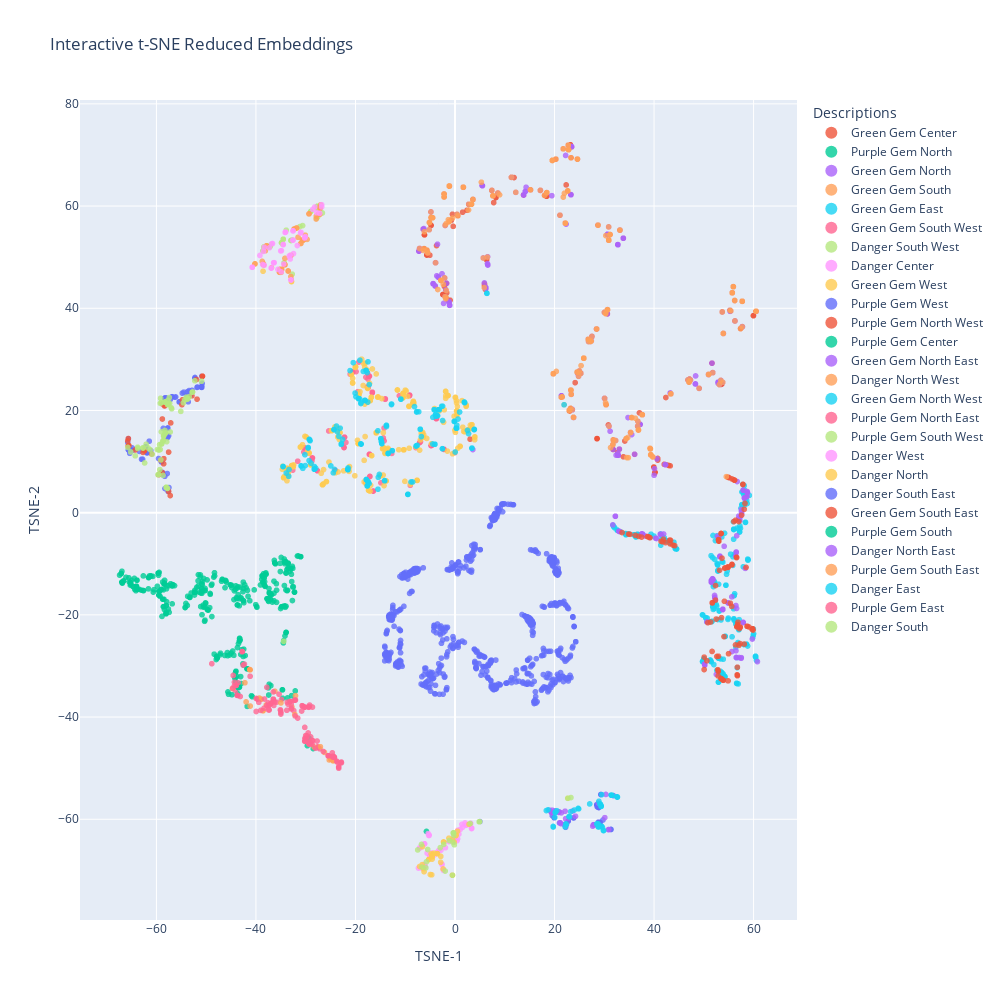

Here is the notebook cell this chart was saved with:
### Code cell
import pandas as pd
import numpy as np
import plotly.express as px
from sklearn.preprocessing import LabelEncoder

# Step 1: Encode labels
label_encoder = LabelEncoder()
encoded_labels = label_encoder.fit_transform(lang)
label_names = label_encoder.inverse_transform(np.unique(encoded_labels))

# Step 2: Prepare DataFrame for Plotly
df = pd.DataFrame(embeddings_2d, columns=["TSNE-1", "TSNE-2"])
df['Label'] = [label_encoder.inverse_transform([l])[0] for l in encoded_labels]

# Optional: Add color info using plotly's built-in color palettes or your own
# If you want to customize colors:
# from matplotlib.cm import get_cmap
# clrs = generate_gradient_colors(len(label_names), cmap_name='Paired')
# df['Color'] = [clrs[l] for l in encoded_labels]

# Step 3: Plot using Plotly
fig = px.scatter(
    df,
    x="TSNE-1",
    y="TSNE-2",
    color="Label",
    title="Interactive t-SNE Reduced Embeddings",
    labels={"Label": "Description"},
    hover_data={"Label": True},
)

# Step 4: Improve interactivity
fig.update_traces(marker=dict(size=6, opacity=0.8),
                  selector=dict(mode='markers'))
fig.update_layout(
    legend_title_text='Descriptions',
    legend=dict(itemsizing='constant'),
    width=1000,   # Set your desired width in pixels
    height=1000,   # Set your desired height in pixels
)

# Show the plot
fig.show()
